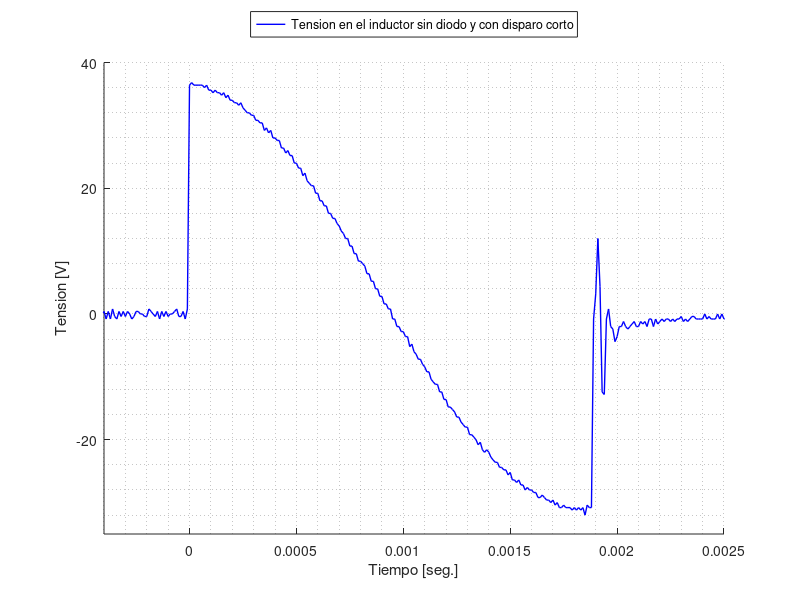
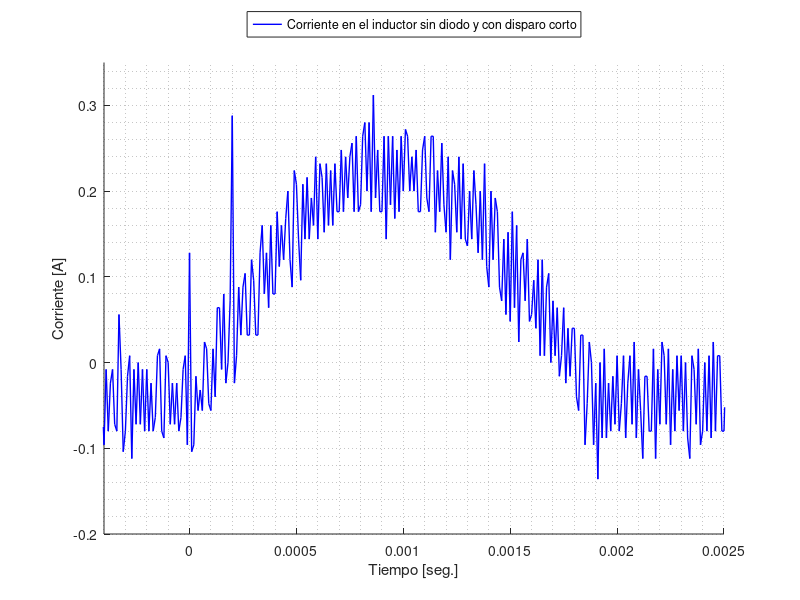
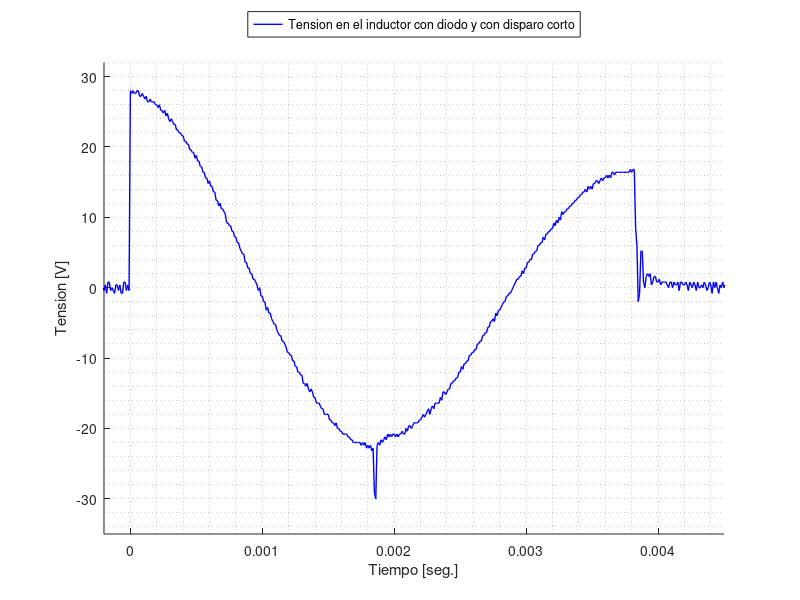
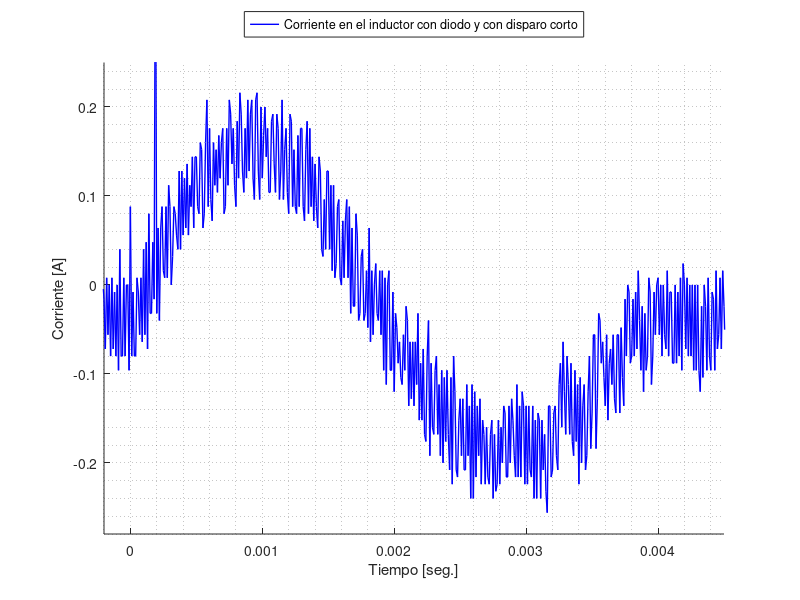

Write the MATLAB code that produced these figures, in order.
close all;
clear all;

R = 0.1;

# ---------------- SIN DIODO Y CON DISPARO CORTO ----------------------

medicion=dlmread('mediciones/sin_diodo_disparo_corto.csv',',',2,0); # tiempo , inductor, resistencia (seg, V,V)
tiempo = medicion(:,1);
V_L = medicion(:,2);
V_R = medicion(:,3);
I = V_R / R;

figure
hold on
plot(tiempo, V_L, 'b-', 'Linewidth',1)
xlabel('Tiempo [seg.]')
ylabel('Tension [V]')
axis([-0.0004 0.0025 -35 40])
grid minor
legend('Tension en el inductor sin diodo y con disparo corto','Location','Northoutside')

print('V_L_sin_diodo_disparo_corto.png','-dpng');


figure
hold on
plot(tiempo, I, 'b-', 'Linewidth',1)
xlabel('Tiempo [seg.]')
ylabel('Corriente [A]')
axis([-0.0004 0.0025 -0.2 0.35])
grid minor
legend('Corriente en el inductor sin diodo y con disparo corto','Location','Northoutside')

print('I_L_sin_diodo_disparo_corto.png','-dpng');



# ---------------- CON DIODO Y CON DISPARO CORTO ----------------------

medicion=dlmread('mediciones/con_diodo_disparo_corto.csv',',',2,0); # tiempo , inductor, resistencia (seg, V,V)

tiempo = medicion(:,1);
V_L = medicion(:,2);
V_R = medicion(:,3);
I = V_R / R;

figure
hold on
plot(tiempo, V_L, 'b-', 'Linewidth',1)
xlabel('Tiempo [seg.]')
ylabel('Tension [V]')
axis([-0.0002 0.0045 -35 32])
grid minor
legend('Tension en el inductor con diodo y con disparo corto','Location','Northoutside')

print('V_L_con_diodo_disparo_corto.png','-dpng');


figure
hold on
plot(tiempo, I, 'b-', 'Linewidth',1)
xlabel('Tiempo [seg.]')
ylabel('Corriente [A]')
axis([-0.0002 0.0045 -0.28 0.25])
grid minor
legend('Corriente en el inductor con diodo y con disparo corto','Location','Northoutside')

print('I_L_con_diodo_disparo_corto.png','-dpng');

# ---------------- CON DIODO Y CON DISPARO LARGO ----------------------

medicion=dlmread('mediciones/con_diodo_disparo_largo.csv',',',2,0); # tiempo , inductor, resistencia (seg, V,V)

tiempo = medicion(:,1);
V_L = medicion(:,2);
V_R = medicion(:,3);
I = V_R / R;

figure
hold on
plot(tiempo, V_L, 'b-', 'Linewidth',1)
xlabel('Tiempo [seg.]')
ylabel('Tension [V]')
axis([-0.0004 0.022 -26 32])
grid minor
legend('Tension en el inductor con diodo y con disparo largo','Location','Northoutside')

print('V_L_con_diodo_disparo_largo.png','-dpng');


figure
hold on
plot(tiempo, I, 'b-', 'Linewidth',1)
xlabel('Tiempo [seg.]')
ylabel('Corriente [A]')
axis([-0.0004 0.022 -0.27 0.24])
grid minor
legend('Corriente en el inductor con diodo y con disparo largo','Location','Northoutside')

print('I_L_con_diodo_disparo_largo.png','-dpng');
